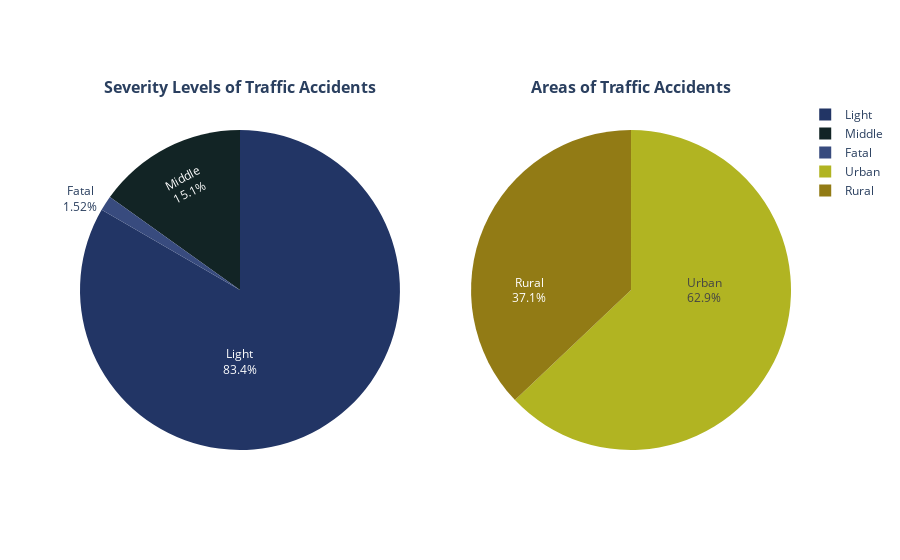

Source (notebook cell):
### Code cell
night_colors = ['rgb(56, 75, 126)', 'rgb(18, 36, 37)', 'rgb(34, 53, 101)', 'rgb(6, 4, 4)']
cafe_colors =  ['rgb(146, 123, 21)', 'rgb(177, 180, 34)', 'rgb(206, 206, 40)', 'rgb(35, 36, 21)']

specs = [[{'type':'domain'}, {'type':'domain'}]]
fig = make_subplots(rows=1, cols=2, specs=specs, subplot_titles=['<b> Severity Levels of Traffic Accidents <b>', 
                                                                 '<b> Areas of Traffic Accidents <b>'])


fig.add_trace(go.Pie(labels=labels1, values=values_acc, name='Accident Severity',
                     marker_colors= night_colors, textinfo='label+percent', insidetextorientation='tangential'), 1, 1)
fig.add_trace(go.Pie(labels=labels2, values=values_area, name='Urban or Rural Area',
                     marker_colors= cafe_colors, textinfo='label+percent', insidetextorientation='radial'), 1, 2)


fig = go.Figure(fig)
fig.show()

### Figure 1 — Plotly figure (JSON) as saved in the notebook; plotly's stock layout.template omitted (floating-point values rounded to 4 significant figures)
{"data": [{"domain": {"x": [0, 0.45], "y": [0, 1]}, "insidetextorientation": "tangential", "labels": ["Fatal", "Middle", "Light"], "marker": {"colors": ["rgb(56, 75, 126)", "rgb(18, 36, 37)", "rgb(34, 53, 101)", "rgb(6, 4, 4)"]}, "name": "Accident Severity", "textinfo": "label+percent", "type": "pie", "values": [9407, 93715, 516979]}, {"domain": {"x": [0.55, 1], "y": [0, 1]}, "insidetextorientation": "radial", "labels": ["Rural", "Urban"], "marker": {"colors": ["rgb(146, 123, 21)", "rgb(177, 180, 34)", "rgb(206, 206, 40)", "rgb(35, 36, 21)"]}, "name": "Urban or Rural Area", "textinfo": "label+percent", "type": "pie", "values": [229940, 390161]}], "layout": {"annotations": [{"font": {"size": 16}, "showarrow": false, "text": "<b> Severity Levels of Traffic Accidents <b>", "x": 0.225, "xanchor": "center", "xref": "paper", "y": 1, "yanchor": "bottom", "yref": "paper"}, {"font": {"size": 16}, "showarrow": false, "text": "<b> Areas of Traffic Accidents <b>", "x": 0.775, "xanchor": "center", "xref": "paper", "y": 1, "yanchor": "bottom", "yref": "paper"}]}}
